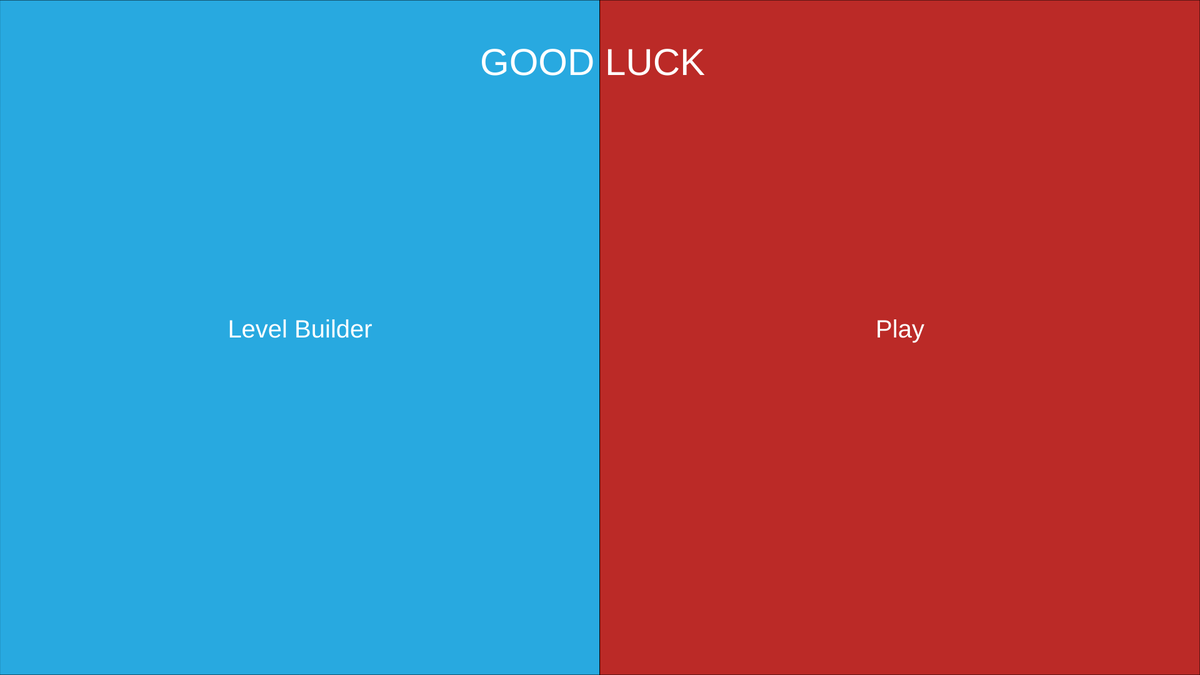
Frame 1 (no input)
Frame 60 (no input): identical to frame 1, image omitted
Frame 120 (the mouse pressed at the canvas centre since frame 60): identical to frame 1, image omitted

The p5.js sketch that drew this single still picture (run headless with seeded random() and noise() and a simulated clock; from frame 60 on, the mouse is pressed at the canvas centre):

// p5.js sketch
// ── sketch.js
// INVADER BLOCK BASIC
"use strict";

// Declare Global Variables

let GREY = 80;
let RED = "#bb2a27";
let GREEN = "#8cc542";
let BLUE = "#28a9e0";
let ORANGE = "#faaf3b";
let BROWN = "#aa6c39";

// SETUP FUNCTION - Runs once at beginning of program
function setup() {
    createCanvas(1920, 1080);

    // Initialize Global Variables
	
}

// DRAW FUNCTION - Loops @ 60FPS by default
function draw() {
    background(GREEN);
	
	// Logic
    fill(BLUE);
    rect(0, 0, width/2, height);
    fill(RED);
    rect(width/2, 0, width/2, height);

    textAlign(CENTER);
    textSize(40);
    fill(255);
    text("Level Builder", width/4, height/2);
    text("Play", (width/4) * 3, height/2);
    textSize(60);
    text("GOOD LUCK", width/2 - 12, height/4 - 150);
}

function mousePressed() {
    if (mouseX > 0 && mouseX < width/2) {
        if (mouseY > 0 && mouseY < height) {
            window.location = "https://build.attackto.win";
        }
    }
    if (mouseX > width/2 && mouseX < width) {
        if (mouseY > 0 && mouseY < height) {
            window.location = "https://play.attackto.win";
        }
    }
}
